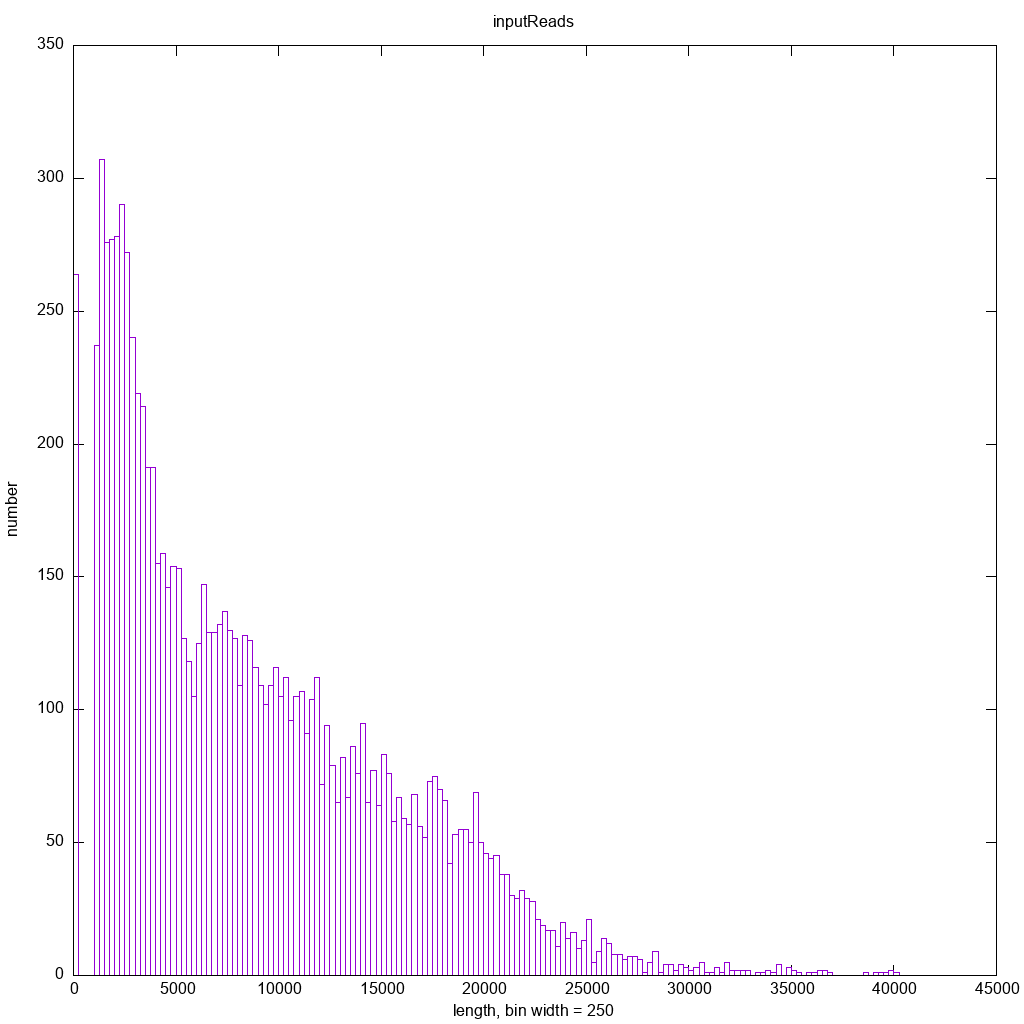

Here is the gnuplot script that generated this plot:
set title 'inputReads'
set xlabel 'length, bin width = 250'
set ylabel 'number'

binwidth=250
set boxwidth binwidth
bin(x,width) = width*floor(x/width) + binwidth/2.0

set terminal png size 1024,1024
set output './ecoli-80.1.trimReads.inputReads.png'
plot [] [0:] './ecoli-80.1.trimReads.inputReads.dat' using (bin($1,binwidth)):(1.0) smooth freq with boxes title ''
